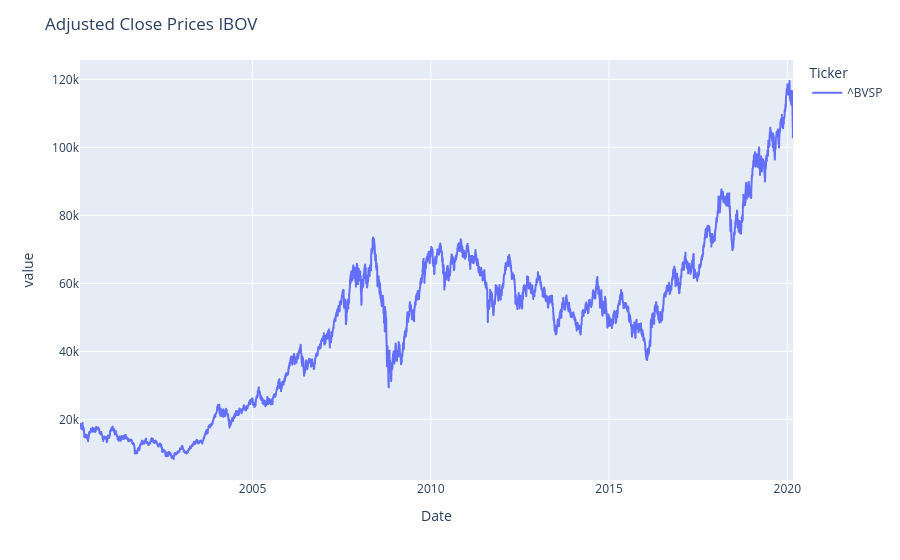

Write notebook code for a chart like this one.
### Code cell
fig = px.line(ibov['Adj Close'], facet_col_wrap=1)
fig.update_yaxes(matches=None)

fig.update_layout(
    title={
        'text': "Adjusted Close Prices IBOV"})

fig.show()

### Figure 1 — Plotly figure (JSON) as saved in the notebook; plotly's stock layout.template omitted (floating-point values rounded to 4 significant figures; data arrays with more than 128 entries replaced by an {"elided": "..."} marker saying what was removed)
{"data": [{"hovertemplate": "Ticker=^BVSP<br>Date=%{x}<br>value=%{y}<extra></extra>", "legendgroup": "^BVSP", "line": {"color": "#636efa", "dash": "solid"}, "marker": {"symbol": "circle"}, "mode": "lines", "name": "^BVSP", "showlegend": true, "type": "scattergl", "x": {"elided": "4946 str values"}, "xaxis": "x", "y": {"elided": "4946 float values"}, "yaxis": "y"}], "layout": {"legend": {"title": {"text": "Ticker"}, "tracegroupgap": 0}, "margin": {"t": 60}, "title": {"text": "Adjusted Close Prices IBOV"}, "xaxis": {"anchor": "y", "domain": [0, 1], "title": {"text": "Date"}}, "yaxis": {"anchor": "x", "domain": [0, 1], "title": {"text": "value"}}}}
